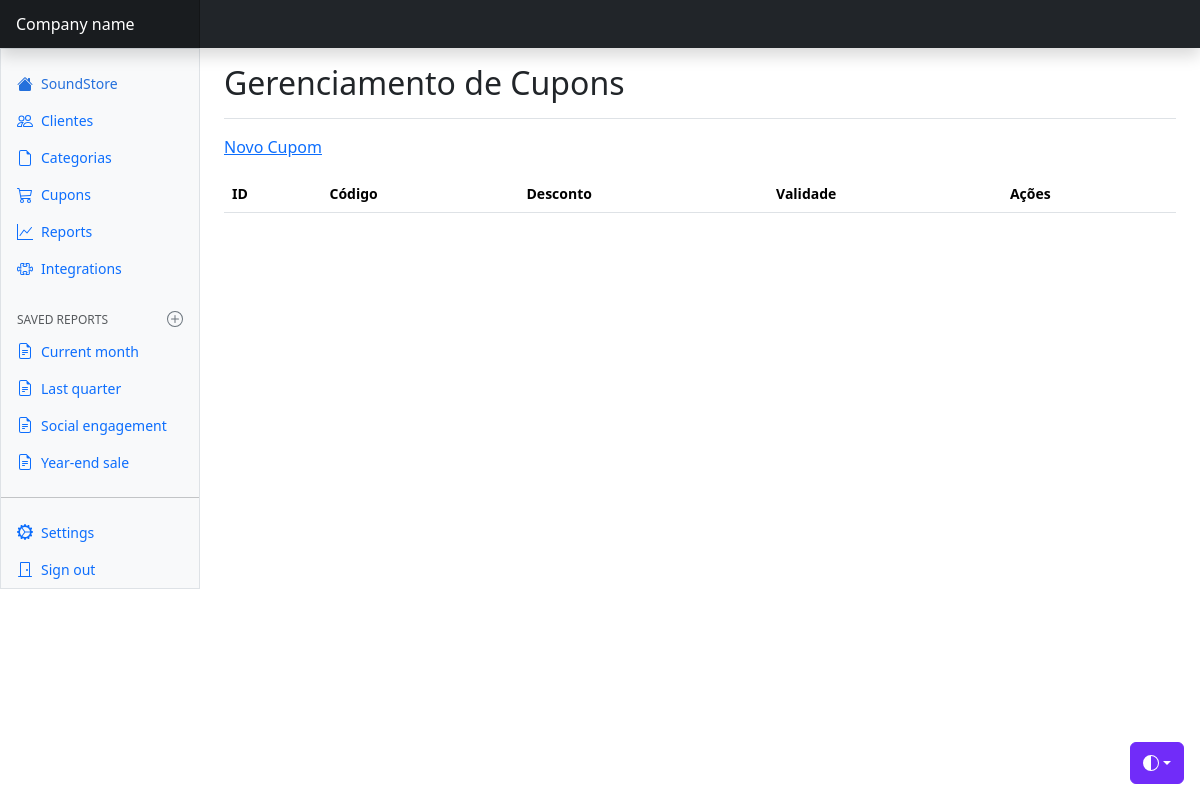
Before: /views/cupons/index.php with the older database file.
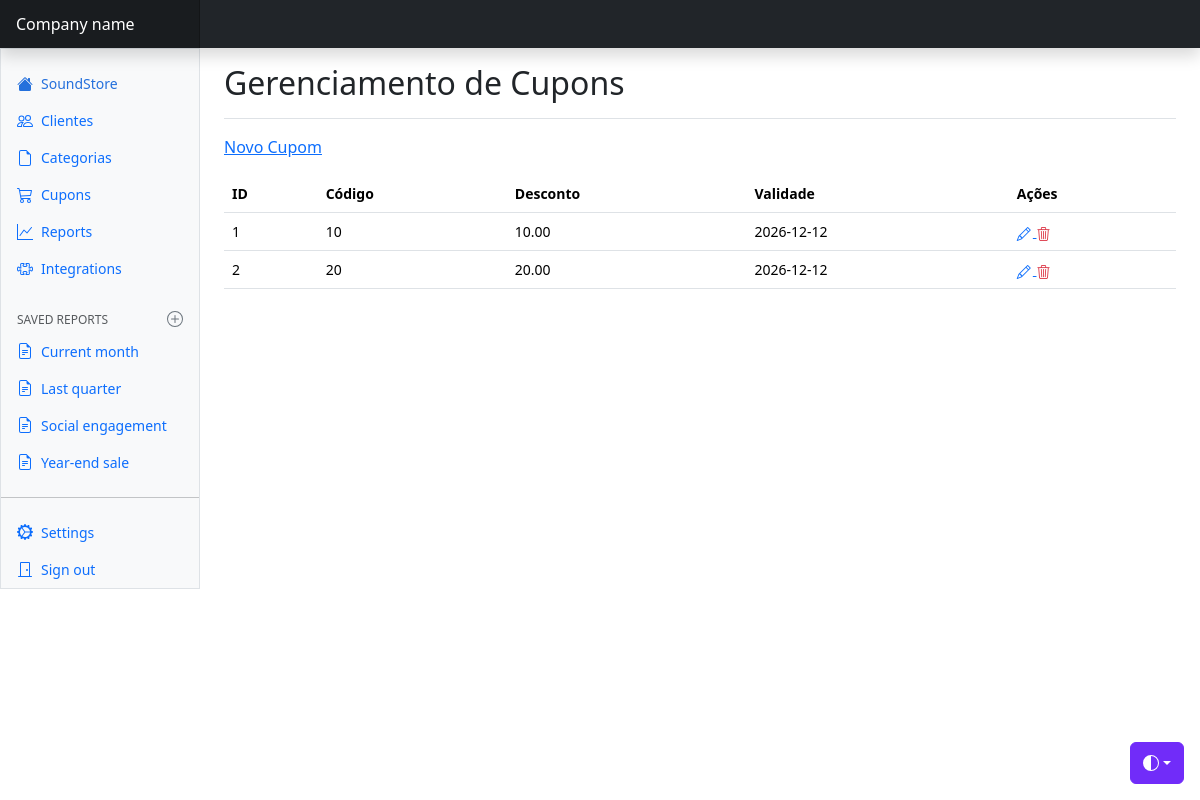
After: the same page with the newer database file.
### tables this page shows
CREATE TABLE `cupons` (
  `id` int(11) NOT NULL,
  `codigo` varchar(20) DEFAULT NULL,
  `desconto` decimal(5,2) DEFAULT NULL,
  `validade` date DEFAULT NULL
);

### config/BD.php (called while the page is built)
<?php
    class BD {
        public static function getConexao() {
            $conn = new PDO(
                "mysql:host=localhost;dbname=soundstore_bd",
                "root",
                ""
            );
            return $conn;
        }
    }

### model/dao/CuponsDAO.php (called while the page is built, shortened)
<?php
    class CuponsDAO {
        public function read() {
            try {
                $query = BD::getConexao()->prepare("SELECT * FROM cupons");
                if(!$query->execute()) {
                    print_r($query->errorInfo());
                }
                $listaCupons = array();
                foreach($query->fetchAll(PDO::FETCH_ASSOC) as $linha) {
                    $cupons = new Cupons();
                    $cupons->setId($linha['id']);
                    $cupons->setCodigo($linha['codigo']);
                    $cupons->setDesconto($linha['desconto']);
                    $cupons->setValidade($linha['validade']);
                    array_push($listaCupons, $cupons);
                }
                return $listaCupons;
            }
            catch(PDOException $e) {
                echo "Erro #2: " . $e->getMessage();
            }
        }
    }

### model/bean/Cupons.php (called while the page is built)
<?php
    class Cupons {
        private $id;
        private $codigo;
        private $desconto;
        private $validade;
        public function getId() {
            return $this->id;
        }
        public function setId($id) {
            $this->id = $id;
        }
        public function getCodigo() {
            return $this->codigo;
        }
        public function setCodigo($codigo) {
            $this->codigo = $codigo;
        }
        public function getDesconto() {
            return $this->desconto;
        }
        public function setDesconto($desconto) {
            $this->desconto = $desconto;
        }
        public function getValidade() {
            return $this->validade;
        }
        public function setValidade($validade) {
            $this->validade = $validade;
        }
    }

### views/cupons/index.php (the view, shortened to what this page needs)
<?php
    $dao = new CuponsDAO();
?>
<!doctype html>
<html lang="en" data-bs-theme="auto">
  <head>
    <link href="../../css/bootstrap.min.css" rel="stylesheet" />
    <link rel="stylesheet" href="https://cdn.jsdelivr.net/npm/bootstrap-icons@1.13.1/font/bootstrap-icons.min.css">
    <link href="../../css/dashboard.css" rel="stylesheet" />
  </head>
  <body>
    <div
      class="dropdown position-fixed bottom-0 end-0 mb-3 me-3 bd-mode-toggle"
    >
      <button
        class="btn btn-bd-primary py-2 dropdown-toggle d-flex align-items-center"
        id="bd-theme"
        type="button"
        aria-expanded="false"
        data-bs-toggle="dropdown"
        aria-label="Toggle theme (auto)"
      >
        <svg class="bi my-1 theme-icon-active" aria-hidden="true">
          <use href="#circle-half"></use>
        </svg>
      </button>
    </div>
    <header
      class="navbar sticky-top bg-dark flex-md-nowrap p-0 shadow"
      data-bs-theme="dark"
    >
      <a
        class="navbar-brand col-md-3 col-lg-2 me-0 px-3 fs-6 text-white"
        href="#"
        >Company name</a
      >
    </header>
    <div class="container-fluid">
      <div class="row">
        <div
          class="sidebar border border-right col-md-3 col-lg-2 p-0 bg-body-tertiary"
        >
          <div
            class="offcanvas-md offcanvas-end bg-body-tertiary"
            tabindex="-1"
            id="sidebarMenu"
            aria-labelledby="sidebarMenuLabel"
          >
            <?php include "../menu/navbar.php" ?>
          </div>
        </div>
        <main class="col-md-9 ms-sm-auto col-lg-10 px-md-4">
          <div
            class="d-flex justify-content-between flex-wrap flex-md-nowrap align-items-center pt-3 pb-2 mb-3 border-bottom"
          >
            <h1 class="h2">Gerenciamento de Cupons</h1>
          </div>
          <p>
            <a href="create.php">Novo Cupom</a>
          </p>
          <div class="table-responsive small">
            <table class="table table-hover">
                <tr>
                    <th>ID</th>
                    <th>Código</th>
                    <th>Desconto</th>
                    <th>Validade</th>
                    <th>Ações</th>
                </tr>
                <?php foreach($dao->read() as $cupons) : ?>
                    <tr>
                        <td><?= $cupons->getId() ?></td>
                        <td><?= $cupons->getCodigo() ?></td>
                        <td><?= $cupons->getDesconto() ?></td>
                        <td><?= $cupons->getValidade() ?></td>
                        <td>
                          <a title="Editar" href="edit.php?id=<?= $cupons->getId() ?>">
                            <i class="bi bi-pencil"></i>
                          </a>
                          <a title="Excluir" class="link-danger" href="destroy.php?id=<?= $cupons->getId() ?>">
                            <i class="bi bi-trash3"></i>
                          </a>
                        </td>
                    </tr>
                <?php endforeach ?>
            </table>
          </div>
        </main>
      </div>
    </div>
  </body>
</html>

Changed rows visible on the page:
added cupons: id "1", codigo "10", desconto "10.00", validade "2026-12-12"
added cupons: id "2", codigo "20", desconto "20.00", validade "2026-12-12"
